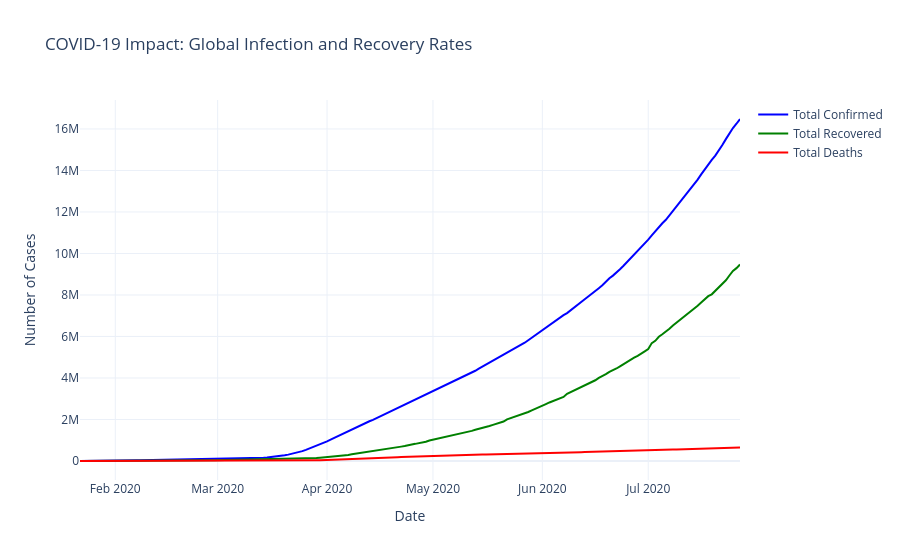

Write notebook code for a chart like this one.
### Code cell
fig_trends.update_layout(
    title='COVID-19 Impact: Global Infection and Recovery Rates',
    xaxis_title='Date',
    yaxis_title='Number of Cases',
    hovermode='x unified', 
    template='plotly_white'
)
fig_trends.show()

### Figure 1 — Plotly figure (JSON) as saved in the notebook; plotly's stock layout.template omitted (floating-point values rounded to 4 significant figures; data arrays with more than 128 entries replaced by an {"elided": "..."} marker saying what was removed)
{"data": [{"line": {"color": "blue"}, "mode": "lines", "name": "Total Confirmed", "type": "scatter", "x": {"elided": "188 str values"}, "y": {"elided": "188 int values"}}, {"line": {"color": "green"}, "mode": "lines", "name": "Total Recovered", "type": "scatter", "x": {"elided": "188 str values"}, "y": {"elided": "188 int values"}}, {"line": {"color": "red"}, "mode": "lines", "name": "Total Deaths", "type": "scatter", "x": {"elided": "188 str values"}, "y": {"elided": "188 int values"}}], "layout": {"autosize": true, "hovermode": "x unified", "title": {"text": "COVID-19 Impact: Global Infection and Recovery Rates"}, "xaxis": {"autorange": true, "range": ["2020-01-22", "2020-07-27"], "title": {"text": "Date"}, "type": "date"}, "yaxis": {"autorange": true, "range": [-915600.0, 17400000.0], "title": {"text": "Number of Cases"}, "type": "linear"}}}
